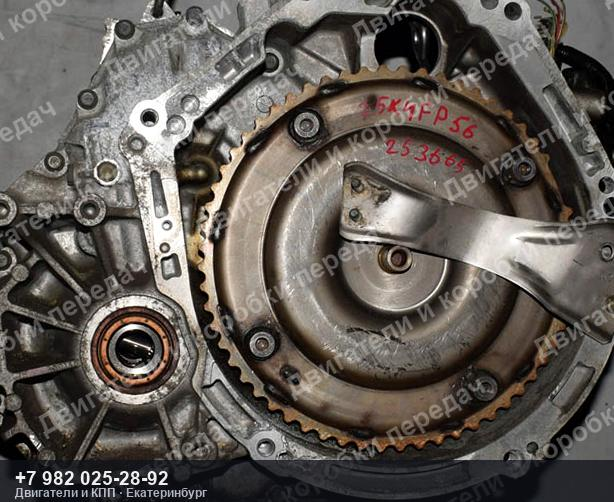
#> input picture photos/big/dk139236_2.jpg, 614 x 502 px
$ python -i photo_tools.py   (imports and definitions only)
#> lines starting #> are read from the running program, lines starting #| are printed output that depends on the picture
# -*- coding: utf-8 -*-
"""Обработка фото: зеркало, обрезка, поворот, контраст, плашка с телефоном."""
from PIL import Image, ImageDraw, ImageFont, ImageEnhance

PHONE = "+7 982 025-28-92"
SITE = "Двигатели и КПП · Екатеринбург"
FONT = "/System/Library/Fonts/Supplemental/Arial Bold.ttf"

MIRROR = False     # зеркало отключено: патрубки и разъёмы должны быть на своих местах
CROP = 0.18        # сколько срезать по краям
ANGLE = 3.0        # поворот, градусы
CONTRAST = 1.06    # лёгкий сдвиг контраста
SATURATION = 0.94

WM_TEXT = "Двигатели и коробки передач"
WM_OPACITY = 72    # плотность диагонального знака (0-255)
WM_ANGLE = 30


def process(path, size=1000, watermark="bar"):
#> called with path = 'photos/big/dk139236_2.jpg', size = 1000, watermark = 'bar'
    im = Image.open(path).convert("RGB")
#> im is the input picture: PIL image 614x502 RGB; mean R, G, B 96.4, 90.6, 84.9
    if MIRROR:
        im = im.transpose(Image.FLIP_LEFT_RIGHT)
    w, h = im.size
#> w = 614; h = 502
    dx, dy = int(w * CROP / 2), int(h * CROP / 2)
#> dx = 55; dy = 45
    im = im.crop((dx, dy, w - dx, h - dy))
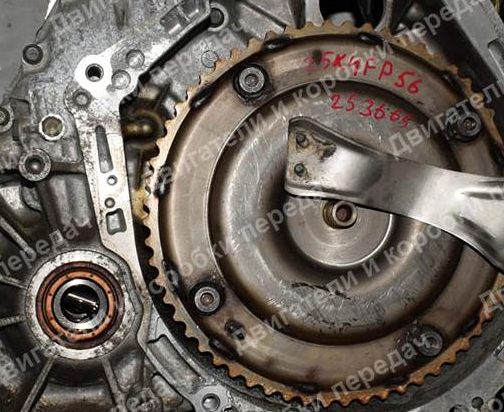
#> im: PIL image 504x412 RGB; mean R, G, B 105.9, 97.9, 90.2
    im = im.rotate(ANGLE, resample=Image.BICUBIC, expand=False)
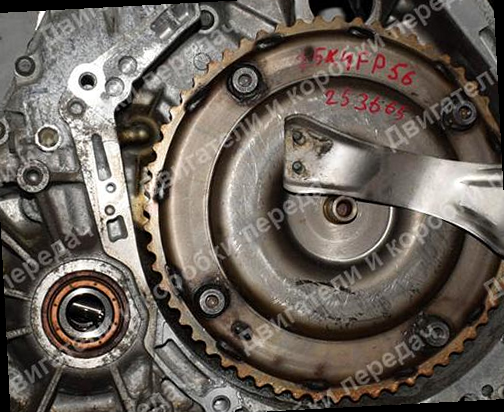
#> im: PIL image 504x412 RGB; mean R, G, B 103.4, 95.5, 88
    w, h = im.size
#> w = 504; h = 412
    m = int(min(w, h) * 0.04)          # срезаем пустые углы после поворота
#> m = 16
    im = im.crop((m, m, w - m, h - m))
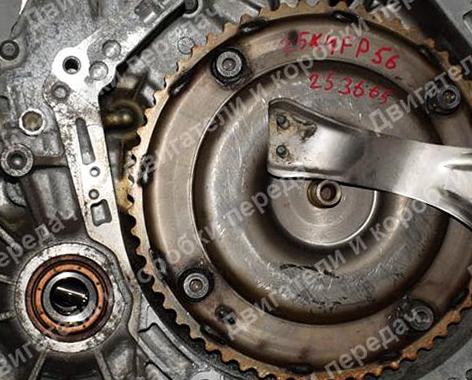
#> im: PIL image 472x380 RGB; mean R, G, B 108.5, 99.8, 91.8
    im = ImageEnhance.Contrast(im).enhance(CONTRAST)
    im = ImageEnhance.Color(im).enhance(SATURATION)
    im.thumbnail((size, size), Image.LANCZOS)
    if watermark:
        im = tiled(im)
        im = stamp(im, watermark)
    return im


def tiled(im, opacity=WM_OPACITY, angle=WM_ANGLE, scale=0.055):
    """Диагональный повтор надписи — его не отрезать, как плашку."""
#> called with opacity = 72, angle = 30, scale = 0.055
    w, h = im.size
#> w = 472; h = 380
    f = ImageFont.truetype(FONT, max(14, int(h * scale)))
    tile = Image.new("RGBA", (int(w * 1.8), int(h * 1.8)), (0, 0, 0, 0))
#> tile: PIL image 849x684 RGBA; every value is 0
    d = ImageDraw.Draw(tile)
    tw = d.textlength(WM_TEXT, font=f)
#> tw = 320
    step_x, step_y = int(tw + w * 0.10), int(f.size * 3.4)
#> step_x = 367; step_y = 68
    for y in range(0, tile.height, step_y):
        offset = 0 if (y // step_y) % 2 == 0 else step_x // 2
        for x in range(-step_x, tile.width, step_x):
            d.text((x + offset, y), WM_TEXT, font=f, fill=(255, 255, 255, opacity))
#> this loop made 11 passes
#> offset on passes 1 to 11: 0, 183, 0, 183, 0, 183, 0, 183, 0, 183, 0
    tile = tile.rotate(angle, resample=Image.BICUBIC)
    left, top = (tile.width - w) // 2, (tile.height - h) // 2
#> left = 188; top = 152
    return Image.alpha_composite(
        im.convert("RGBA"), tile.crop((left, top, left + w, top + h))).convert("RGB")
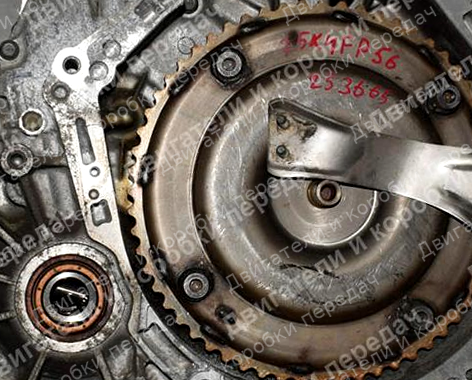
#> returned value: PIL image 472x380 RGB; mean R, G, B 109.9, 101.8, 93.8


def stamp(im, kind="bar"):
#> called with kind = 'bar'
    w, h = im.size
#> w = 472; h = 380
    layer = Image.new("RGBA", im.size, (0, 0, 0, 0))
#> layer: PIL image 472x380 RGBA; every value is 0
    d = ImageDraw.Draw(layer)
    if kind == "corner":
        f = ImageFont.truetype(FONT, max(15, int(h * 0.040)))
        tw = d.textlength(PHONE, font=f)
        pad = int(h * 0.018)
        x0, y0 = w - tw - pad * 3, h - f.size - pad * 3
        d.rounded_rectangle([x0, y0, w - pad, h - pad], radius=pad, fill=(232, 68, 42, 220))
        d.text((x0 + pad, y0 + pad), PHONE, font=f, fill=(255, 255, 255, 255))
    else:
        bar_h = max(34, int(h * 0.085))
#> bar_h = 34
        d.rectangle([0, h - bar_h, w, h], fill=(15, 18, 26, 190))
        f_big = ImageFont.truetype(FONT, int(bar_h * 0.46))
        f_small = ImageFont.truetype(FONT, int(bar_h * 0.30))
        d.text((int(w * 0.025), h - bar_h + bar_h * 0.16), PHONE, font=f_big, fill=(255, 255, 255, 235))
        d.text((int(w * 0.025), h - bar_h + bar_h * 0.62), SITE, font=f_small, fill=(200, 206, 220, 220))
    return Image.alpha_composite(im.convert("RGBA"), layer).convert("RGB")
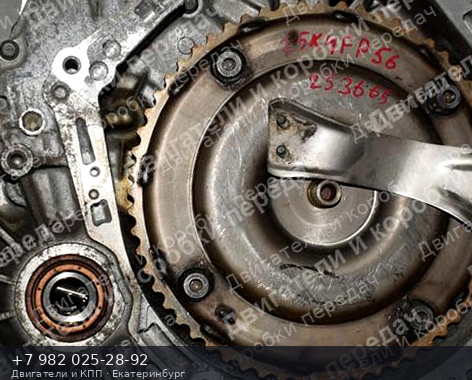
#> returned value: PIL image 472x380 RGB; mean R, G, B 106.2, 98.8, 91.9

>>> result = process('photos/big/dk139236_2.jpg')

$ run again, on photos/big/dk171324_1.jpg
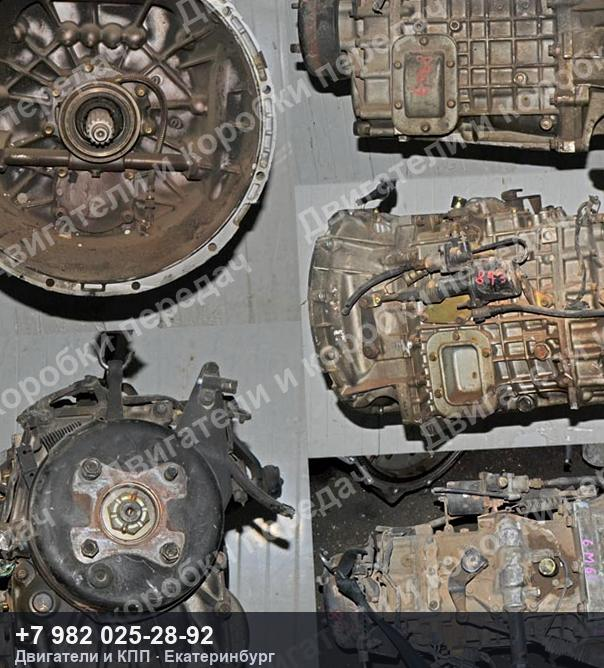
#> input picture photos/big/dk171324_1.jpg, 604 x 668 px
#> in process, im is the input picture: PIL image 604x668 RGB; mean R, G, B 111.3, 106, 99.5
#> in process, `im = im.crop((m, m, w - m, h - m))`:
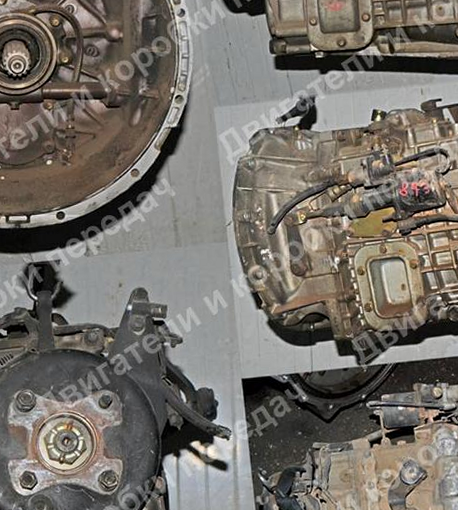
#> im: PIL image 458x510 RGB; mean R, G, B 117.1, 112, 105.2
#> tw = 448
#> step_x = 493; step_y = 95
#> the loop in tiled, `for y in range(0, tile.height, step_y):` made 10 passes
#> offset on passes 1 to 8: 0, 246, 0, 246, 0, 246, 0, 246
#> layer: PIL image 458x510 RGBA; every value is 0
#> in stamp, `return Image.alpha_composite(im.convert("RGBA"), layer).convert("RGB")`:
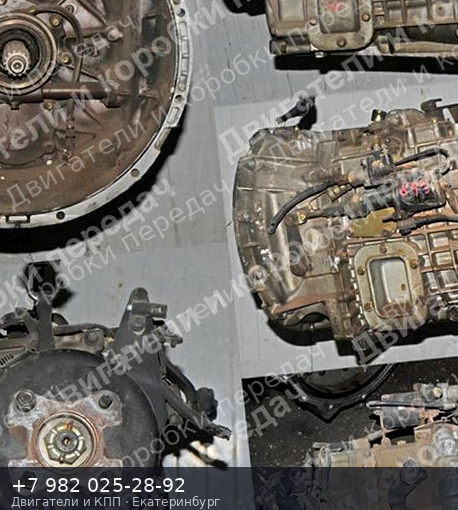
#> returned value: PIL image 458x510 RGB; mean R, G, B 111.9, 107.4, 101.5

$ run again, on photos/big/dk205099_1.jpg
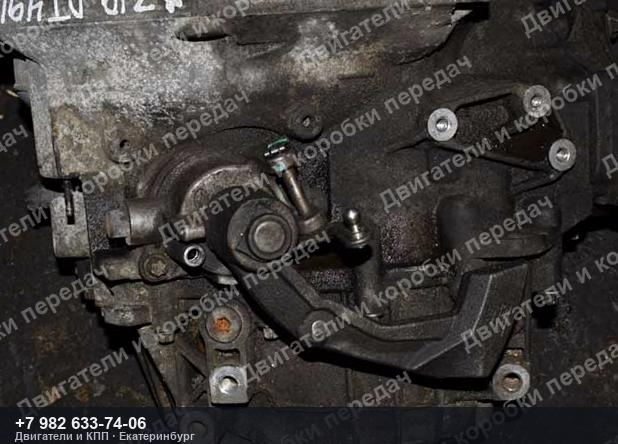
#> input picture photos/big/dk205099_1.jpg, 618 x 444 px
#> in process, im is the input picture: PIL image 618x444 RGB; mean R, G, B 61.5, 58.3, 56.3
#> in process, `im = im.crop((m, m, w - m, h - m))`:
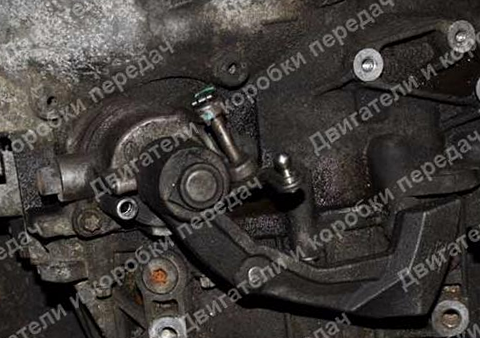
#> im: PIL image 480x338 RGB; mean R, G, B 64.5, 60.6, 57.6
#> tw = 288
#> step_x = 335; step_y = 61
#> the loop in tiled, `for y in range(0, tile.height, step_y):` made 10 passes
#> offset on passes 1 to 8: 0, 167, 0, 167, 0, 167, 0, 167
#> layer: PIL image 480x338 RGBA; every value is 0
#> in stamp, `return Image.alpha_composite(im.convert("RGBA"), layer).convert("RGB")`:
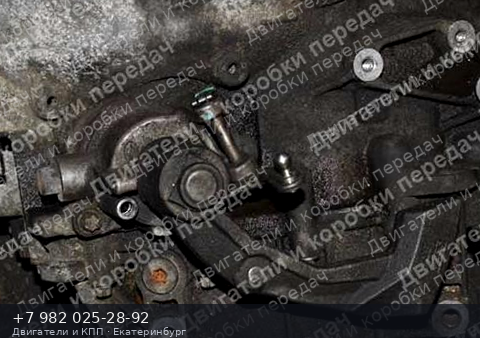
#> returned value: PIL image 480x338 RGB; mean R, G, B 64.4, 61.7, 59.4

$ run again, on photos/big/dk234443_2.jpg
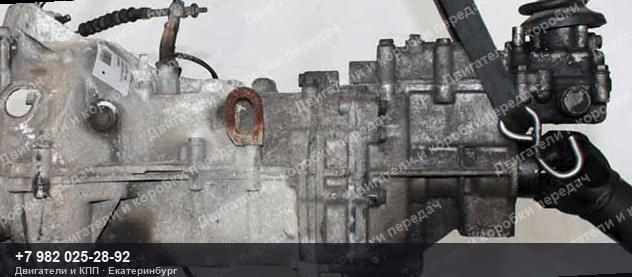
#> input picture photos/big/dk234443_2.jpg, 632 x 277 px
#> in process, im is the input picture: PIL image 632x277 RGB; mean R, G, B 124.4, 122.8, 122.4
#> in process, `im = im.crop((m, m, w - m, h - m))`:
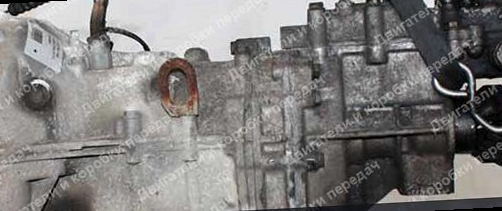
#> im: PIL image 502x211 RGB; mean R, G, B 126.6, 124.6, 123.3
#> tw = 223.9
#> step_x = 274; step_y = 47
#> the loop in tiled, `for y in range(0, tile.height, step_y):` made 9 passes
#> offset on passes 1 to 8: 0, 137, 0, 137, 0, 137, 0, 137
#> layer: PIL image 502x211 RGBA; every value is 0
#> in stamp, `return Image.alpha_composite(im.convert("RGBA"), layer).convert("RGB")`:
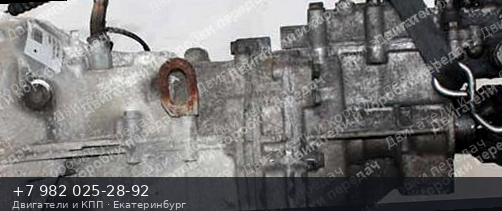
#> returned value: PIL image 502x211 RGB; mean R, G, B 115.9, 114.8, 114.7
